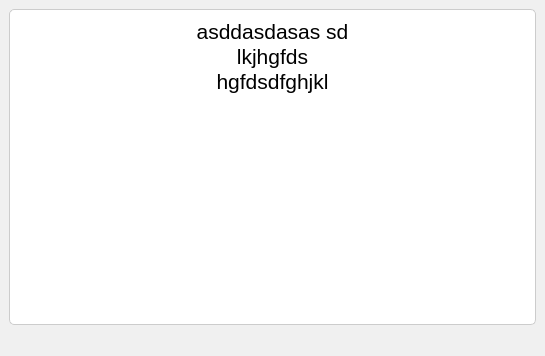
<?xml version="1.0" encoding="UTF-8"?>
<ui version="4.0">
 <class>WindowLogs</class>
 <widget class="QMainWindow" name="WindowLogs">
  <property name="geometry">
   <rect>
    <x>0</x>
    <y>0</y>
    <width>545</width>
    <height>356</height>
   </rect>
  </property>
  <property name="windowTitle">
   <string>MainWindow</string>
  </property>
  <property name="styleSheet">
   <string notr="true">QWidget {
    background-color: #f0f0f0; /* Светлый фон */
    font-family: Arial, sans-serif; /* Шрифт */
    font-size: 14px; /* Размер шрифта */
    color: #333; /* Цвет текста */
}</string>
  </property>
  <widget class="QWidget" name="centralwidget">
   <layout class="QVBoxLayout" name="verticalLayout">
    <item>
     <widget class="QTextBrowser" name="textBrowser">
      <property name="font">
       <font>
        <family>Arial</family>
        <pointsize>12</pointsize>
       </font>
      </property>
      <property name="styleSheet">
       <string notr="true">QTextBrowser {
    background-color: #fff; /* Белый фон */
    border: 1px solid #ccc; /* Цвет рамки */
    border-radius: 5px; /* Скругление углов */
    padding: 5px; /* Отступы внутри поля */
    color: #000; /* Цвет текста */
    font-family: Arial; /* Шрифт текста */
    font-size: 12pt; /* Размер шрифта */
}

QTextBrowser::text {
    color: #333; /* Цвет текста внутри */
    font-weight: normal; /* Нормальный вес шрифта */
}</string>
      </property>
      <property name="html">
       <string>&lt;!DOCTYPE HTML PUBLIC &quot;-//W3C//DTD HTML 4.0//EN&quot; &quot;http://www.w3.org/TR/REC-html40/strict.dtd&quot;&gt;
&lt;html&gt;&lt;head&gt;&lt;meta name=&quot;qrichtext&quot; content=&quot;1&quot; /&gt;&lt;style type=&quot;text/css&quot;&gt;
p, li { white-space: pre-wrap; }
&lt;/style&gt;&lt;/head&gt;&lt;body style=&quot; font-family:'Arial'; font-size:12pt; font-weight:400; font-style:normal;&quot;&gt;
&lt;p align=&quot;center&quot; style=&quot; margin-top:0px; margin-bottom:0px; margin-left:0px; margin-right:0px; -qt-block-indent:0; text-indent:0px;&quot;&gt;&lt;span style=&quot; font-family:'MS Shell Dlg 2'; font-size:16pt;&quot;&gt;asddasdasas sd&lt;/span&gt;&lt;/p&gt;
&lt;p align=&quot;center&quot; style=&quot; margin-top:0px; margin-bottom:0px; margin-left:0px; margin-right:0px; -qt-block-indent:0; text-indent:0px;&quot;&gt;&lt;span style=&quot; font-family:'MS Shell Dlg 2'; font-size:16pt;&quot;&gt;lkjhgfds&lt;/span&gt;&lt;/p&gt;
&lt;p align=&quot;center&quot; style=&quot; margin-top:0px; margin-bottom:0px; margin-left:0px; margin-right:0px; -qt-block-indent:0; text-indent:0px;&quot;&gt;&lt;span style=&quot; font-family:'MS Shell Dlg 2'; font-size:16pt;&quot;&gt;hgfdsdfghjkl&lt;/span&gt;&lt;/p&gt;
&lt;p align=&quot;center&quot; style=&quot;-qt-paragraph-type:empty; margin-top:0px; margin-bottom:0px; margin-left:0px; margin-right:0px; -qt-block-indent:0; text-indent:0px; font-family:'MS Shell Dlg 2'; font-size:16pt;&quot;&gt;&lt;br /&gt;&lt;/p&gt;&lt;/body&gt;&lt;/html&gt;</string>
      </property>
     </widget>
    </item>
   </layout>
  </widget>
  <widget class="QMenuBar" name="menubar">
   <property name="geometry">
    <rect>
     <x>0</x>
     <y>0</y>
     <width>545</width>
     <height>22</height>
    </rect>
   </property>
  </widget>
  <widget class="QStatusBar" name="statusbar"/>
 </widget>
 <resources/>
 <connections/>
</ui>
